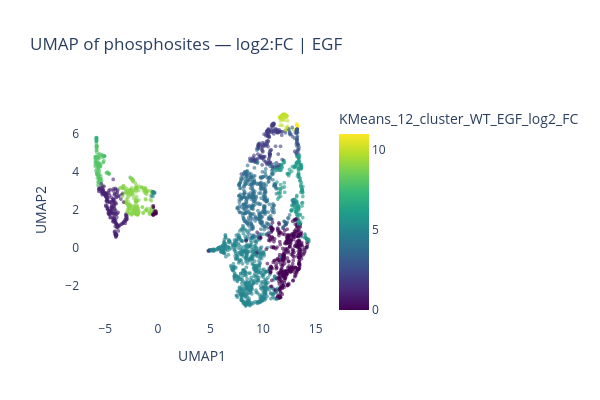

Notebook cell for this chart:
### Code cell
fig, ax = plot_sites_umap_interactive(df_clustered,
                                      cell_lines=["WT"], #"WT", "BRAFS151A", "GAB1Y259A"],
                                      conditions=["_EGF_"], # "_INS_","_EGFnINS_"],
                                      data_type="log2:FC",
                                      exclude_full=True,
                                      color_col=CLUSTER_COL, # None  "protein_name"
                                      hover_cols=None,
                                      n_neighbors=15,
                                      min_dist=0.1,
                                      random_state=42,
                                      figsize=(600, 400),
                                      title=None, )
fig.show()

### Figure 1 — Plotly figure (JSON) as saved in the notebook; plotly's stock layout.template omitted (floating-point values rounded to 4 significant figures; data arrays with more than 128 entries replaced by an {"elided": "..."} marker saying what was removed)
{"data": [{"customdata": {"elided": "2404x4 mixed values"}, "hovertemplate": "<b>%{hovertext}</b><br><br>UMAP1=%{x:.3f}<br>UMAP2=%{y:.3f}<br>site=%{customdata[0]}<br>protein_name=%{customdata[1]}<br>protein_Id=%{customdata[2]}<br>KMeans_12_cluster_WT_EGF_log2_FC=%{marker.color}<extra></extra>", "hovertext": {"elided": "2404 str values"}, "legendgroup": "", "marker": {"color": {"elided": "2404 int values"}, "coloraxis": "coloraxis", "symbol": "circle", "opacity": 0.6, "size": 4}, "mode": "markers", "name": "", "showlegend": false, "x": {"elided": "2404 float values"}, "xaxis": "x", "y": {"elided": "2404 float values"}, "yaxis": "y", "type": "scattergl"}], "layout": {"xaxis": {"anchor": "y", "domain": [0.0, 1.0], "title": {"text": "UMAP1"}}, "yaxis": {"anchor": "x", "domain": [0.0, 1.0], "title": {"text": "UMAP2"}}, "coloraxis": {"colorbar": {"title": {"text": "KMeans_12_cluster_WT_EGF_log2_FC"}}, "colorscale": [[0.0, "#440154"], [0.1111, "#482878"], [0.2222, "#3e4989"], [0.3333, "#31688e"], [0.4444, "#26828e"], [0.5556, "#1f9e89"], [0.6667, "#35b779"], [0.7778, "#6ece58"], [0.8889, "#b5de2b"], [1.0, "#fde725"]], "autocolorscale": false}, "legend": {"tracegroupgap": 0}, "title": {"text": "UMAP of phosphosites — log2:FC | EGF"}, "height": 400, "width": 600, "plot_bgcolor": "white", "paper_bgcolor": "white"}}
